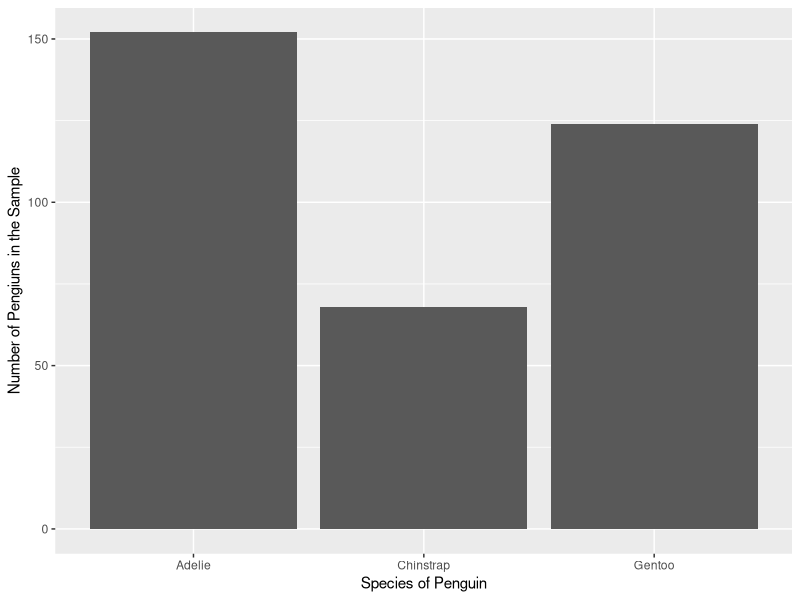
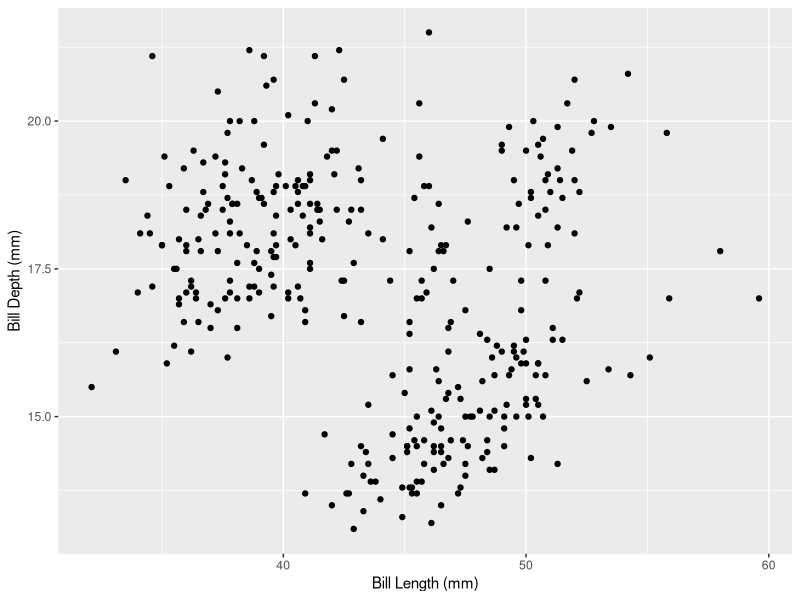
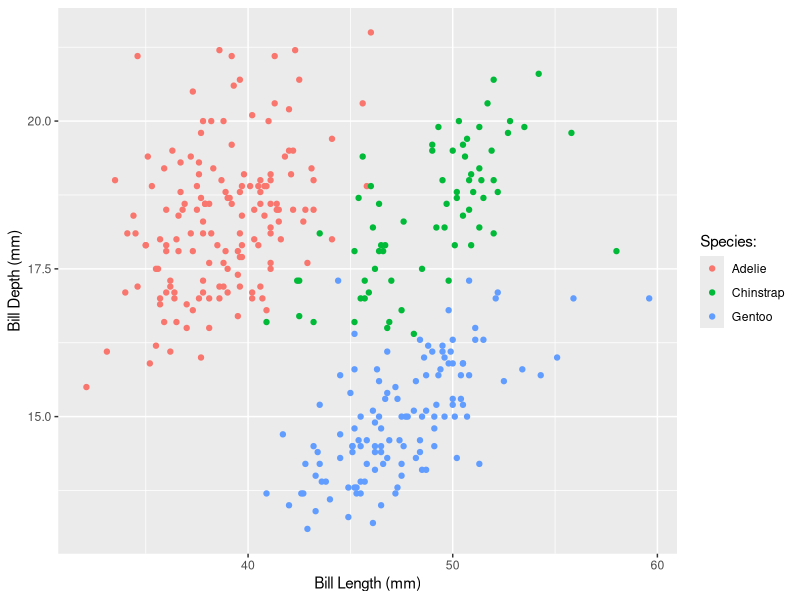
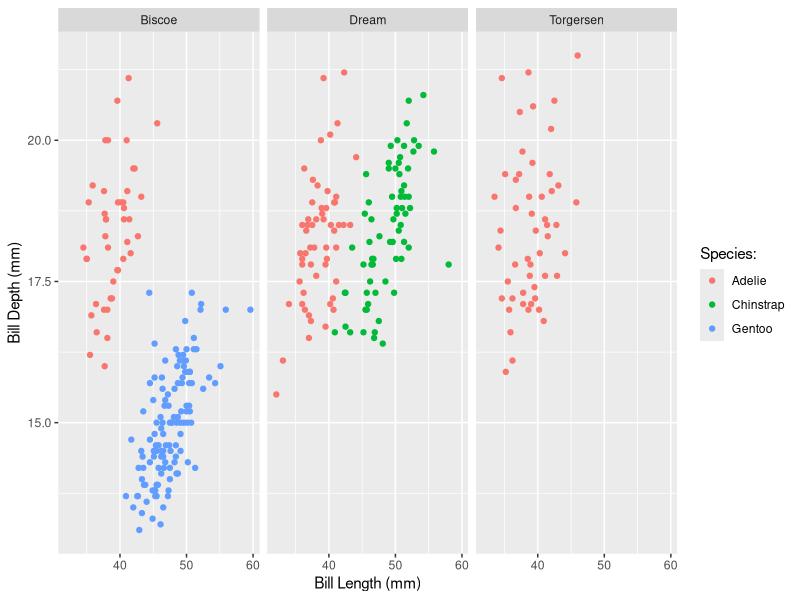

The R script that drew these images, in order:
## ---- chunk 1
#| label: setup

library(tidyverse)
library(palmerpenguins)
## ---- chunk 2
#| label: load-data

data(penguins)
## ---- chunk 3
#| label: Species Barchart
ggplot(data = penguins) + 
  geom_bar(aes(x= species)) +
  labs(x = "Species of Penguin",
       y = "Number of Pengiuns in the Sample")
## ---- chunk 4
#| label: scatterplot
ggplot(data = penguins) + 
  geom_point(aes(x = bill_length_mm, 
                 y = bill_depth_mm)) +
  labs(x = "Bill Length (mm)",
       y = "Bill Depth (mm)")
## ---- chunk 5
#| label: scatterplot-with-one-categorical-variable

ggplot(data = penguins) + 
  geom_point(aes(x = bill_length_mm, 
                 y = bill_depth_mm,
                 color = species)) +
  labs(x = "Bill Length (mm)",
       y = "Bill Depth (mm)",
       color = "Species:")
## ---- chunk 6
#| label: scatterplot-with-two-categorical-variables

ggplot(data = penguins) + 
  geom_point(aes(x = bill_length_mm, 
                 y = bill_depth_mm,
                 color = species)) +
  labs(x = "Bill Length (mm)",
       y = "Bill Depth (mm)",
       color = "Species:") +
  facet_wrap(~ island)
